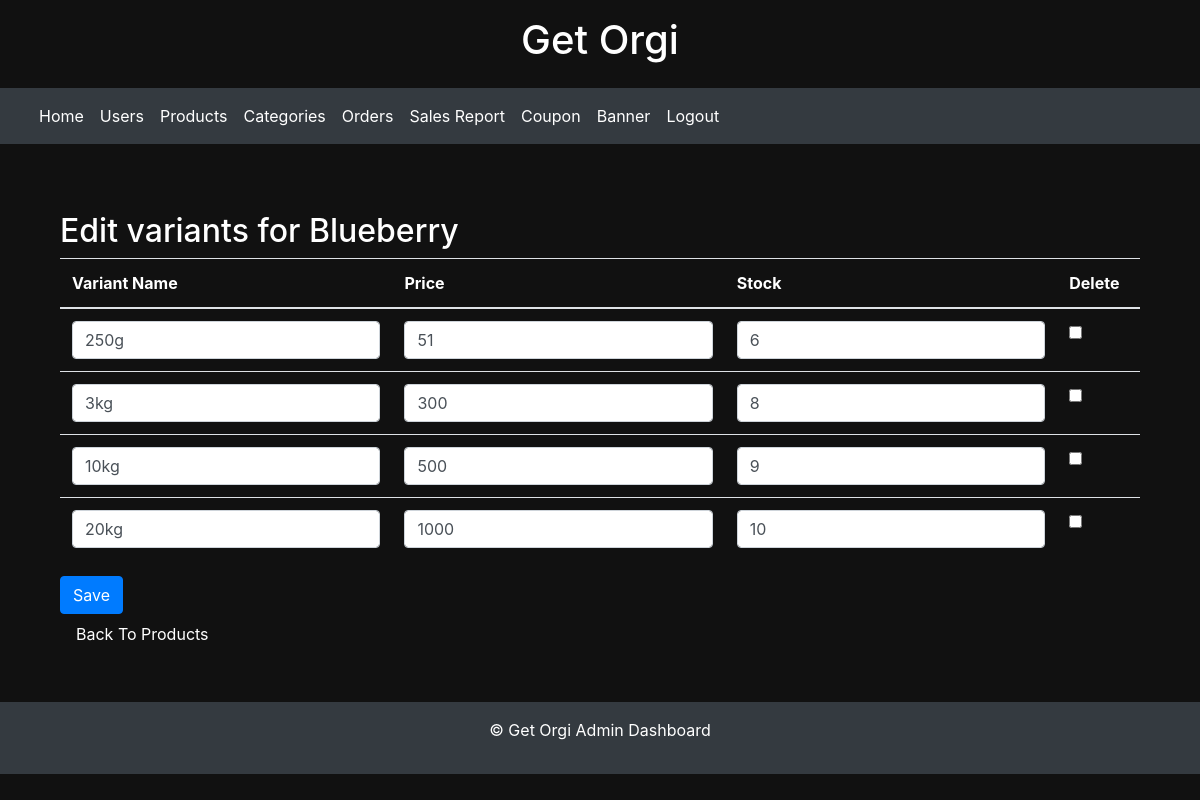
/product/1/edit-variants/, run on the app's committed database.
### shopping/models.py (models this page shows, shortened)
class Product(models.Model):
    name = models.CharField(max_length=50)
    description = models.TextField(max_length=200, default='')
    stock = models.PositiveIntegerField(default=1)
    category = models.ForeignKey(Category, on_delete=models.CASCADE,  null=True)
    normalprice = models.IntegerField(default=0)
    listed = models.BooleanField(default=True)
    offer_percentage = models.IntegerField(default=0,null=True)

class ProductVariant(models.Model):
    product = models.ForeignKey(Product, on_delete=models.CASCADE)
    variant =models.CharField(max_length=50)
    price = models.IntegerField()
    price_after_offer = models.IntegerField(default=0)
    stock = models.PositiveIntegerField(default=1)

### shopping/views.py (the view, shortened to what this page needs)
# urls.py: path('product/<int:product_id>/edit-variants/', views.edit_variants, name='edit_variants'),
def edit_variants(request, product_id):
    product = get_object_or_404(Product, pk=product_id)
    variants = ProductVariant.objects.filter(product=product)
    return render(request, 'edit_variants.html', {'product': product, 'variants': variants})

### templates/edit_variants.html (shortened to what this page needs)
{% extends 'admin_dash.html' %}
{% block content %}
<body style="background-color: #111; color: #fff;">
<div class="container-fluid" style="background-color: #111; color: #fff;">
  <h2>Edit variants for {{ product.name }}</h2>
  <form method="post">
    <table class="table" style="background-color: #111; color: #fff;">
      <thead>
        <tr>
          <th>Variant Name</th>
          <th>Price</th>
          <th>Stock</th>
          <th>Delete</th>
        </tr>
      </thead>
      <tbody>
        {% for variant in variants %}
          <tr>
            <td><input type="text" id="{{ variant.id }}_name" name="{{ variant.id }}_name" value="{{ variant.variant }}" class="form-control" required></td>
            <td><input type="number" id="{{ variant.id }}_price" name="{{ variant.id }}_price" value="{{ variant.price }}" class="form-control" required></td>
            <td><input type="number" id="{{ variant.id }}_stock" name="{{ variant.id }}_stock" value="{{ variant.stock }}" class="form-control" required></td>
            <td><input type="checkbox" name="{{ variant.id }}_delete"></td>
          </tr>
        {% endfor %}
      </tbody>
    </table>
    <button type="submit" class="btn btn-primary">Save</button>
      <a class="nav-link" href="{% url 'admin_page' %}">Back To Products</a>
  </form>
</div>
</body>
{% endblock %}

### templates/admin_dash.html (style rules this page uses)
body { background-color: #f8f9fa; }
.nav-link { color: #fff !important; }

### data on the page
Product: name "Blueberry"
ProductVariant: variant "250g", price "51", stock "6"
ProductVariant: variant "3kg", price "300", stock "8"
ProductVariant: variant "10kg", price "500", stock "9"
ProductVariant: variant "20kg", price "1000", stock "10"
